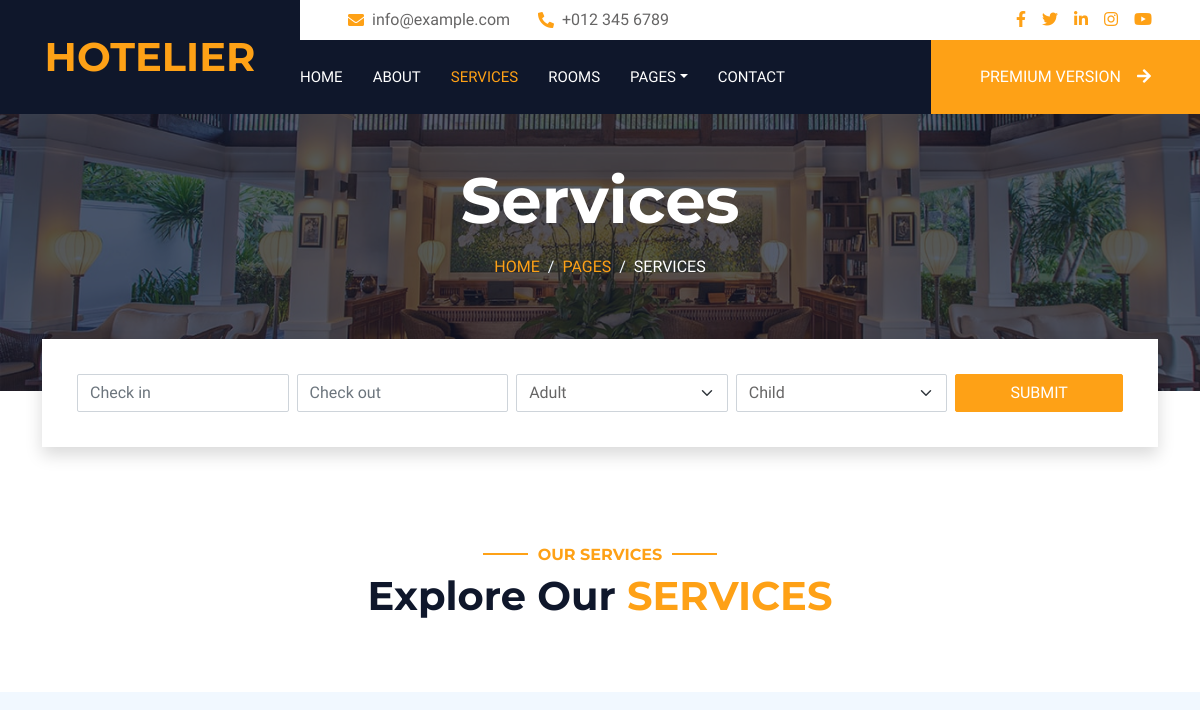
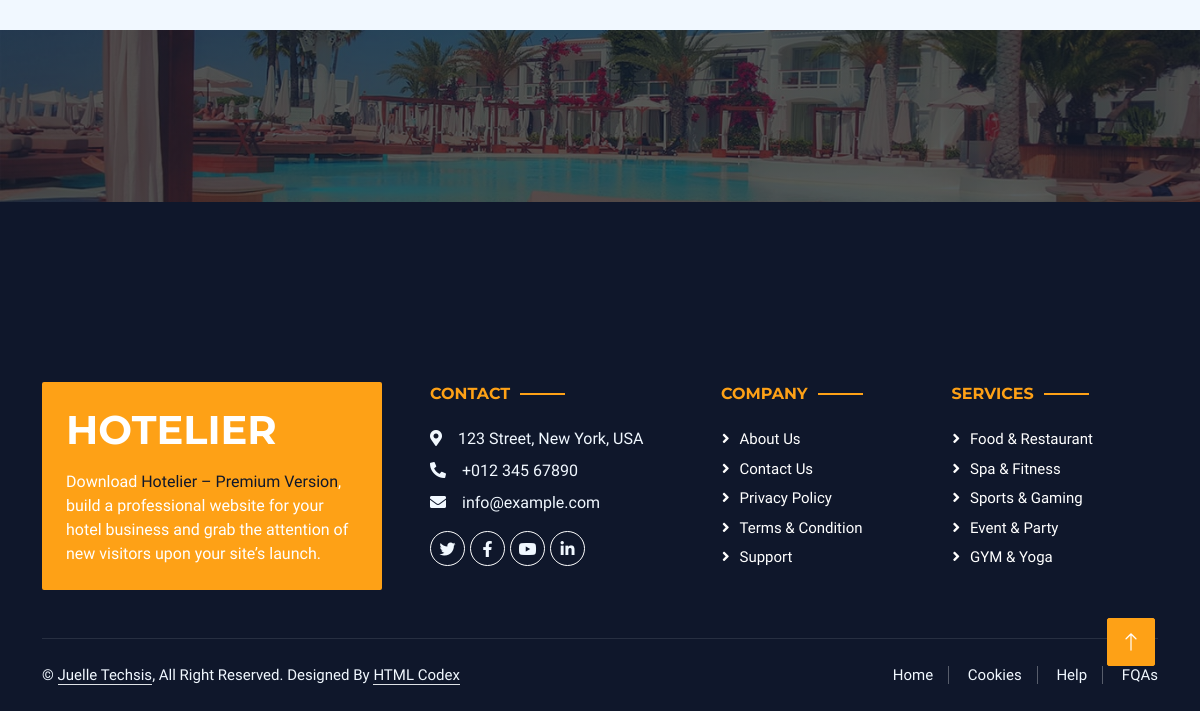
The app's page /service/, older data (2 pictures, top to bottom).
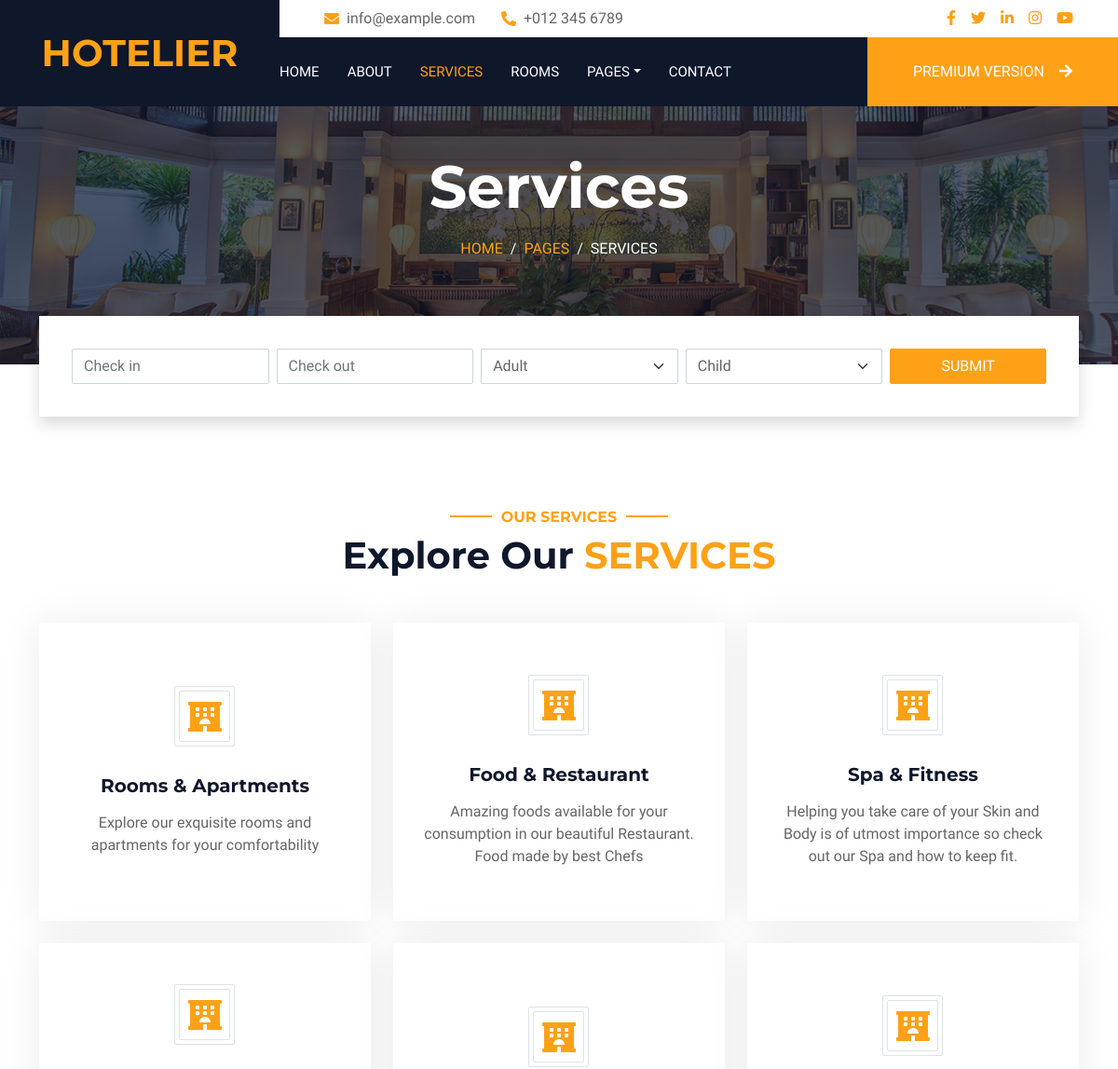
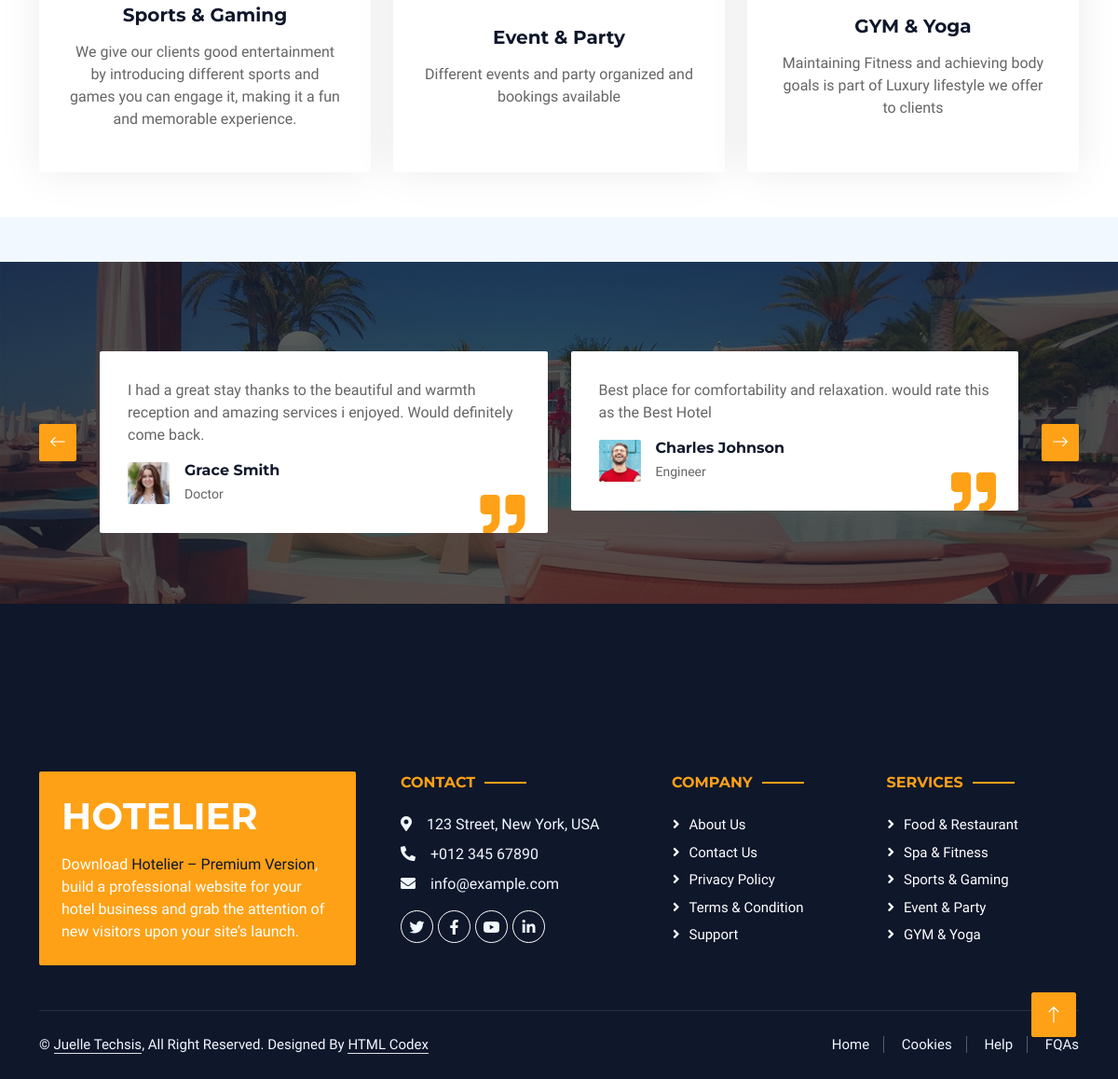
The same page, newer data (2 pictures, top to bottom).
### Hotel/models.py (models this page shows, shortened)
class Category(models.Model):
    name = models.CharField(choices=CATEGORY_CHOICES, max_length=100)
    description = models.TextField()
    class Meta:
        verbose_name_plural = "Categories"

class Reviews(models.Model):
    name = models.CharField(max_length=100)
    comment = models.TextField()
    profession = models.CharField(max_length=100)
    image = models.ImageField(upload_to="Reviews_images")
    class Meta:
        verbose_name_plural = "Reviews"

### Hotel/views.py (the view)
# urls.py: path("service/", service_page, name="service"),
def service_page(request):
    services = Category.objects.all()
    reviews = Reviews.objects.all()
    context = {
        "services": services,
        "reviews": reviews
    }
    return render(request, "Hotel/service.html", context)

### Hotel/templates/Hotel/service.html (shortened to what this page needs)
{% load static %}
<!DOCTYPE html>
<html lang="en">
<head>
    <link href="https://cdnjs.cloudflare.com/ajax/libs/font-awesome/5.10.0/css/all.min.css" rel="stylesheet">
    <link href="https://cdn.jsdelivr.net/npm/bootstrap-icons@1.4.1/font/bootstrap-icons.css" rel="stylesheet">
    <link href="{% static 'Hotel/lib/animate/animate.min.css' %}" rel="stylesheet">
    <link href="{% static 'Hotel/lib/owlcarousel/assets/owl.carousel.min.css' %}" rel="stylesheet">
    <link href="{% static 'Hotel/lib/tempusdominus/css/tempusdominus-bootstrap-4.min.css' %}" rel="stylesheet" />
    <link href="{% static 'Hotel/css/bootstrap.min.css' %}" rel="stylesheet">
    <link href="{% static 'Hotel/css/style.css' %}" rel="stylesheet">
</head>
<body>
    <div class="container-xxl bg-white p-0">
        <div class="container-fluid bg-dark px-0">
            <div class="row gx-0">
                <div class="col-lg-3 bg-dark d-none d-lg-block">
                    <a href="Hotel/index.html" class="navbar-brand w-100 h-100 m-0 p-0 d-flex align-items-center justify-content-center">
                        <h1 class="m-0 text-primary text-uppercase">Hotelier</h1>
                    </a>
                </div>
                <div class="col-lg-9">
                    <div class="row gx-0 bg-white d-none d-lg-flex">
                        <div class="col-lg-7 px-5 text-start">
                            <div class="h-100 d-inline-flex align-items-center py-2 me-4">
                                <i class="fa fa-envelope text-primary me-2"></i>
                                <p class="mb-0">info@example.com</p>
                            </div>
                            <div class="h-100 d-inline-flex align-items-center py-2">
                                <i class="fa fa-phone-alt text-primary me-2"></i>
                                <p class="mb-0">+012 345 6789</p>
                            </div>
                        </div>
                        <div class="col-lg-5 px-5 text-end">
                            <div class="d-inline-flex align-items-center py-2">
                                <a class="me-3" href=""><i class="fab fa-facebook-f"></i></a>
                                <a class="me-3" href=""><i class="fab fa-twitter"></i></a>
                                <a class="me-3" href=""><i class="fab fa-linkedin-in"></i></a>
                                <a class="me-3" href=""><i class="fab fa-instagram"></i></a>
                                <a class="" href=""><i class="fab fa-youtube"></i></a>
                            </div>
                        </div>
                    </div>
                    <nav class="navbar navbar-expand-lg bg-dark navbar-dark p-3 p-lg-0">
                        <div class="collapse navbar-collapse justify-content-between" id="navbarCollapse">
                            <div class="navbar-nav mr-auto py-0">
                                <a href="{% url 'home' %}" class="nav-item nav-link">Home</a>
                                <a href="{% url 'about' %}" class="nav-item nav-link">About</a>
                                <a href="{% url 'service' %}" class="nav-item nav-link active">Services</a>
                                <a href="{% url 'room' %}" class="nav-item nav-link">Rooms</a>
                                <div class="nav-item dropdown">
                                    <a href="#" class="nav-link dropdown-toggle" data-bs-toggle="dropdown">Pages</a>
                                </div>
                                <a href="{% url 'contact' %}" class="nav-item nav-link">Contact</a>
                            </div>
                            <a href="https://htmlcodex.com/hotel-html-template-pro" class="btn btn-primary rounded-0 py-4 px-md-5 d-none d-lg-block">Premium Version<i class="fa fa-arrow-right ms-3"></i></a>
                        </div>
                    </nav>
                </div>
            </div>
        </div>
        <div class="container-fluid page-header mb-5 p-0" style="background-image: url(img/carousel-1.jpg);">
            <div class="container-fluid page-header-inner py-5">
                <div class="container text-center pb-5">
                    <h1 class="display-3 text-white mb-3 animated slideInDown">Services</h1>
                    <nav aria-label="breadcrumb">
                        <ol class="breadcrumb justify-content-center text-uppercase">
                            <li class="breadcrumb-item"><a href="#">Home</a></li>
                            <li class="breadcrumb-item"><a href="#">Pages</a></li>
                            <li class="breadcrumb-item text-white active" aria-current="page">Services</li>
                        </ol>
                    </nav>
                </div>
            </div>
        </div>
        <div class="container-fluid booking pb-5 wow fadeIn" data-wow-delay="0.1s">
            <div class="container">
                <div class="bg-white shadow" style="padding: 35px;">
                    <div class="row g-2">
                        <div class="col-md-10">
                            <div class="row g-2">
                                <div class="col-md-3">
                                    <div class="date" id="date1" data-target-input="nearest">
                                        <input type="text" class="form-control datetimepicker-input"
                                            placeholder="Check in" data-target="#date1" data-toggle="datetimepicker" />
                                    </div>
                                </div>
                                <div class="col-md-3">
                                    <div class="date" id="date2" data-target-input="nearest">
                                        <input type="text" class="form-control datetimepicker-input" placeholder="Check out" data-target="#date2" data-toggle="datetimepicker"/>
                                    </div>
                                </div>
                                <div class="col-md-3">
                                    <select class="form-select">
                                        <option selected>Adult</option>
                                    </select>
                                </div>
                                <div class="col-md-3">
                                    <select class="form-select">
                                        <option selected>Child</option>
                                    </select>
                                </div>
                            </div>
                        </div>
                        <div class="col-md-2">
                            <button class="btn btn-primary w-100">Submit</button>
                        </div>
                    </div>
                </div>
            </div>
        </div>
        <div class="container-xxl py-5">
            <div class="container">
                <div class="text-center wow fadeInUp" data-wow-delay="0.1s">
                    <h6 class="section-title text-center text-primary text-uppercase">Our Services</h6>
                    <h1 class="mb-5">Explore Our <span class="text-primary text-uppercase">Services</span></h1>
                </div>
                <div class="row g-4">
                    {% for service in services %}
                    <div class="col-lg-4 col-md-6 wow fadeInUp" data-wow-delay="0.1s">
                        <a class="service-item rounded" href="">
                            <div class="service-icon bg-transparent border rounded p-1">
                                <div class="w-100 h-100 border rounded d-flex align-items-center justify-content-center">
                                    <i class="fa fa-hotel fa-2x text-primary"></i>
                                </div>
                            </div>
                            <h5 class="mb-3">{{ service.name }}</h5>
                            <p class="text-body mb-0">{{ service.description }}</p>
                        </a>
                    </div>
                    {% endfor %}
                    </div>
                </div>
            </div>
        </div>
        <div class="container-xxl testimonial mt-5 py-5 bg-dark wow zoomIn" data-wow-delay="0.1s" style="margin-bottom: 90px;">
            <div class="container">
                <div class="owl-carousel testimonial-carousel py-5">
                    {% for review in reviews %}
                    <div class="testimonial-item position-relative bg-white rounded overflow-hidden">
                        <p>{{ review.comment }}</p>
                        <div class="d-flex align-items-center">
                            <img class="img-fluid flex-shrink-0 rounded" src="{{ review.image.url }}" style="width: 45px; height: 45px;">
                            <div class="ps-3">
                                <h6 class="fw-bold mb-1">{{ review.name }}</h6>
                                <small>{{ review.profession }}</small>
                            </div>
                        </div>
                        <i class="fa fa-quote-right fa-3x text-primary position-absolute end-0 bottom-0 me-4 mb-n1"></i>
                    </div>
                    {% endfor %}
                </div>
            </div>
        </div>
        <div class="container-fluid bg-dark text-light footer wow fadeIn" data-wow-delay="0.1s">
            <div class="container pb-5">
                <div class="row g-5">
                    <div class="col-md-6 col-lg-4">
                        <div class="bg-primary rounded p-4">
                            <a href="Hotel/index.htmlindex.html"><h1 class="text-white text-uppercase mb-3">Hotelier</h1></a>
                            <p class="text-white mb-0">
								Download <a class="text-dark fw-medium" href="https://htmlcodex.com/hotel-html-template-pro">Hotelier – Premium Version</a>, build a professional website for your hotel business and grab the attention of new visitors upon your site’s launch.
							</p>
                        </div>
                    </div>
                    <div class="col-md-6 col-lg-3">
                        <h6 class="section-title text-start text-primary text-uppercase mb-4">Contact</h6>
                        <p class="mb-2"><i class="fa fa-map-marker-alt me-3"></i>123 Street, New York, USA</p>
                        <p class="mb-2"><i class="fa fa-phone-alt me-3"></i>+012 345 67890</p>
                        <p class="mb-2"><i class="fa fa-envelope me-3"></i>info@example.com</p>
                        <div class="d-flex pt-2">
                            <a class="btn btn-outline-light btn-social" href=""><i class="fab fa-twitter"></i></a>
                            <a class="btn btn-outline-light btn-social" href=""><i class="fab fa-facebook-f"></i></a>
                            <a class="btn btn-outline-light btn-social" href=""><i class="fab fa-youtube"></i></a>
                            <a class="btn btn-outline-light btn-social" href=""><i class="fab fa-linkedin-in"></i></a>
                        </div>
                    </div>
                    <div class="col-lg-5 col-md-12">
                        <div class="row gy-5 g-4">
                            <div class="col-md-6">
                                <h6 class="section-title text-start text-primary text-uppercase mb-4">Company</h6>
                                <a class="btn btn-link" href="{% url 'about' %}">About Us</a>
                                <a class="btn btn-link" href="{% url 'contact' %}">Contact Us</a>
                                <a class="btn btn-link" href="">Privacy Policy</a>
                                <a class="btn btn-link" href="">Terms & Condition</a>
                                <a class="btn btn-link" href="">Support</a>
                            </div>
                            <div class="col-md-6">
                                <h6 class="section-title text-start text-primary text-uppercase mb-4">Services</h6>
                                <a class="btn btn-link" href="">Food & Restaurant</a>
                                <a class="btn btn-link" href="">Spa & Fitness</a>
                                <a class="btn btn-link" href="">Sports & Gaming</a>
                                <a class="btn btn-link" href="">Event & Party</a>
                                <a class="btn btn-link" href="">GYM & Yoga</a>
                            </div>
                        </div>
                    </div>
                </div>
            </div>
            <div class="container">
                <div class="copyright">
                    <div class="row">
                        <div class="col-md-6 text-center text-md-start mb-3 mb-md-0">
                            &copy; <a class="border-bottom" href="#">Juelle Techsis</a>, All Right Reserved.
							Designed By <a class="border-bottom" href="https://htmlcodex.com">HTML Codex</a>
                        </div>
                        <div class="col-md-6 text-center text-md-end">
                            <div class="footer-menu">
                                <a href="{% url 'home' %}">Home</a>
                                <a href="">Cookies</a>
                                <a href="">Help</a>
                                <a href="">FQAs</a>
                            </div>
                        </div>
                    </div>
                </div>
            </div>
        </div>
        <a href="#" class="btn btn-lg btn-primary btn-lg-square back-to-top"><i class="bi bi-arrow-up"></i></a>
</body>
</html>

Row changes from the older to the newer data that the page shows:
added Category: name "Rooms & Apartments", description "Explore our exquisite rooms and apartments for your comfortability"
added Category: name "Food & Restaurant", description "Amazing foods available for your consumption in our beautiful Restaurant. Food made by best Chefs"
added Category: name "Spa & Fitness", description "Helping you take care of your Skin and Body is of utmost importance so check out our Spa and how to keep fit."
added Category: name "Sports & Gaming", description "We give our clients good entertainment by introducing different sports and games you can engage it, making it a fun and memorable experience."
added Category: name "Event & Party", description "Different events and party organized and bookings available"
added Category: name "GYM & Yoga", description "Maintaining Fitness and achieving body goals is part of Luxury lifestyle we offer to clients"
added Reviews: comment "I had a great stay thanks to the beautiful and warmth reception and amazing services i enjoyed. Would definitely come back.", image (picture), name "Grace Smith", profession "Doctor"
added Reviews: comment "Best place for comfortability and relaxation. would rate this as the Best Hotel", image (picture), name "Charles Johnson", profession "Engineer"
